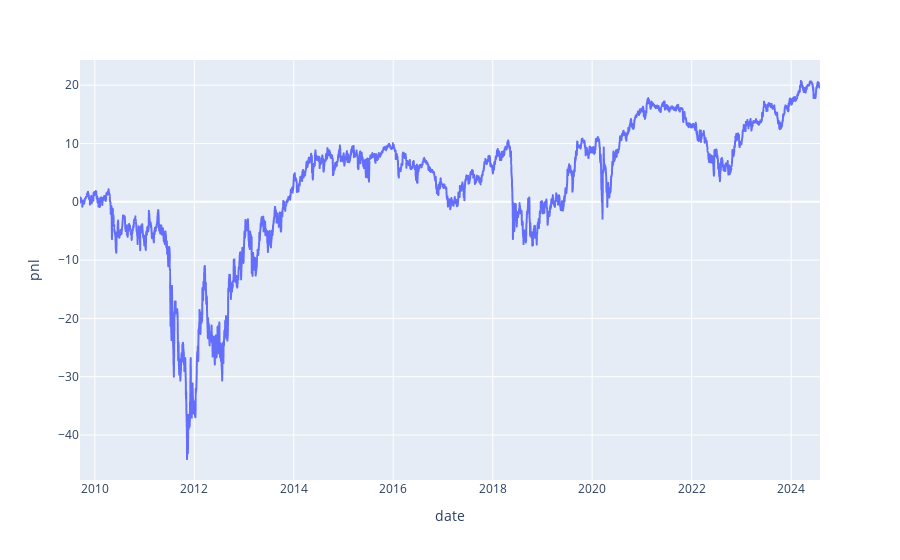

Notebook source saved alongside this figure:
### Code cell
fig = px.line(
    pnl_series,
    x='date',
    y='pnl',
    labels={'value': 'PnL'},
)
fig.show()

### Figure 1 — Plotly figure (JSON) as saved in the notebook; plotly's stock layout.template omitted (floating-point values rounded to 4 significant figures; data arrays with more than 128 entries replaced by an {"elided": "..."} marker saying what was removed)
{"data": [{"hovertemplate": "date=%{x}<br>pnl=%{y}<extra></extra>", "legendgroup": "", "line": {"color": "#636efa", "dash": "solid"}, "marker": {"symbol": "circle"}, "mode": "lines", "name": "", "showlegend": false, "type": "scattergl", "x": {"elided": "3778 str values"}, "xaxis": "x", "y": {"elided": "3778 float values"}, "yaxis": "y"}], "layout": {"autosize": true, "legend": {"tracegroupgap": 0}, "margin": {"t": 60}, "xaxis": {"anchor": "y", "autorange": true, "domain": [0, 1], "range": ["2009-09-14", "2024-07-31"], "title": {"text": "date"}, "type": "date"}, "yaxis": {"anchor": "x", "autorange": true, "domain": [0, 1], "range": [-47.72, 24.33], "title": {"text": "pnl"}, "type": "linear"}}}
